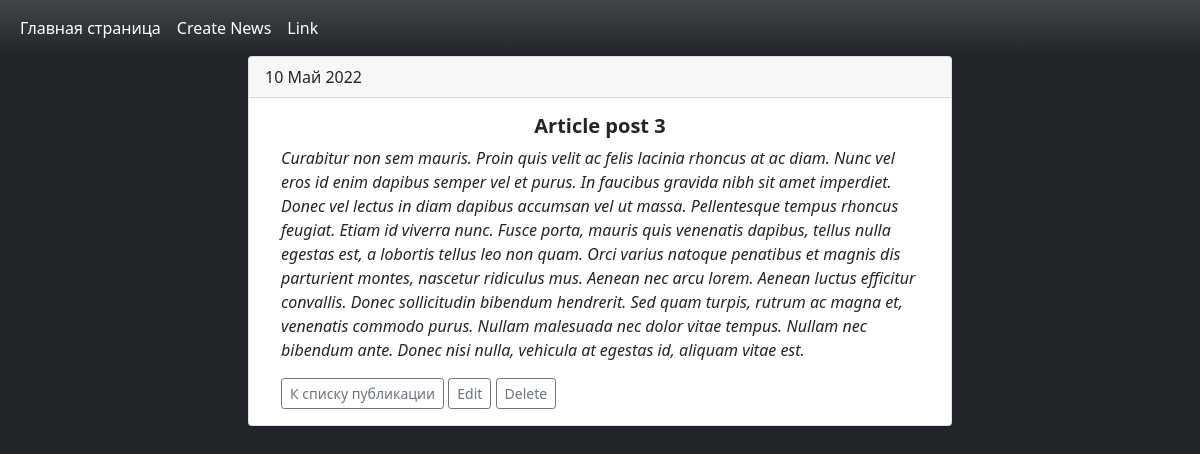
Screenshot of /news/12 with the database file from the repository.
### news/models.py (models this page shows, shortened)
class Post(models.Model):
    author = models.ForeignKey(Author, on_delete=models.CASCADE)
    NEWS ='NW'
    ARTICLE ='AR'
    CATEGORY_CHOICES = ((NEWS, 'Новость'), (ARTICLE, 'Статья'))
    categoryType = models.CharField(max_length=2, choices=CATEGORY_CHOICES, default=ARTICLE)
    dateCreation = models.DateTimeField(auto_now_add=True)
    postCategory = models.ManyToManyField(Category, through='PostCategory')
    title = models.CharField(max_length=128)
    text = models.TextField()
    rating = models.SmallIntegerField(default=0)
    class Meta:
        ordering = ['-dateCreation']

### news/views.py (the view)
# urls.py: path('news/<int:pk>', PostDetail.as_view(), name='post'),
class PostDetail(DetailView):
    model = Post
    template_name = 'news/post.html'
    context_object_name = 'post'

### news/templatetags/custom_filter.py (called while the page is built)
@register.filter
@stringfilter
def censor(value):
    bad = ['news', 'breaking', 'lorem']
    final = []
    for w in value.split():
        if w.lower() in bad:
            fin = w.replace(w, '***')
            final.append(fin)
        else:
            final.append(w)
    return f'{" ".join(final)}'

### news/templates/news/post.html (shortened to what this page needs)
{% extends 'news/index.html' %}
{% load custom_filter %}
{% block content %}
<div class="container px-5">
<div class="card">
  <div class="card-header">
    {{ post.dateCreation|date:"j F Y" }}
  </div>
  <div class="card-body mx-3">
    <h5 class="card-title text-center"><b>{{ post.title|censor }}</b></h5>
    <p class="card-text"><i>{{ post.text|censor }}</i></p>
    <a href="{% url 'home' %}" class="btn btn-outline-secondary btn-sm">К списку публикации</a>
    <a href="{% url 'edit' post.pk %}" class="btn btn-outline-secondary btn-sm">Edit</a>
    <a href="{% url 'deletenews' post.pk %}" class="btn btn-outline-secondary btn-sm">Delete</a>
  </div>
</div>
  </div>{% endblock content %}

### rows the page displays
Post: dateCreation "10 Май 2022", title|censor "Article post 3", text|censor "Curabitur non sem mauris. Proin quis velit ac felis lacinia rhoncus at ac diam. Nunc vel eros id enim dapibus semper vel et purus. In faucibus gravida nibh sit amet imperdiet. Donec vel lectus in diam dapibus accumsan vel ut massa. Pellentesque tempus rhoncus feugiat. Etiam id viverra nunc. Fusce porta, mauris quis venenatis dapibus, tellus nulla egestas est, a lobortis tellus leo non quam. Orci varius natoque penatibus et magnis dis parturient montes, nascetur ridiculus mus. Aenean nec arcu lorem. Aenean luctus efficitur convallis. Donec sollicitudin bibendum hendrerit. Sed quam turpis, rutrum ac magna et, venenatis commodo purus. Nullam malesuada nec dolor vitae tempus. Nullam nec…"
